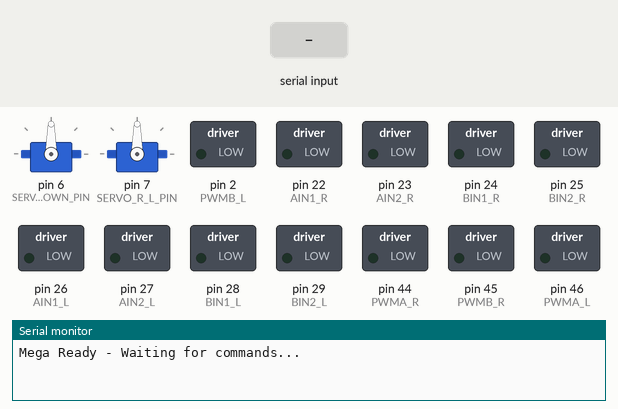
The sketch below on a simulated Arduino Mega 2560, built with avr-gcc and run on an emulated ATmega2560. Parts: 2 × servo, switched loads named in the sketch (green lamp = pin HIGH), the last lines printed to the serial monitor. Inputs (shaded band) come from the test bench. EEPROM starts erased.

Above: at 1.2 s.
1.3 s: "lf\n" received over the second serial link
At 1.8 s:
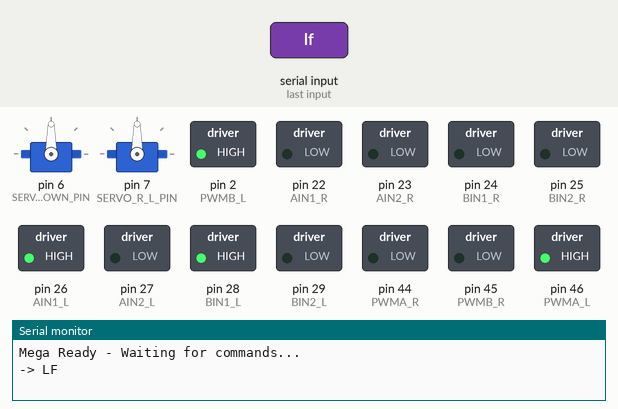
2.8 s: "lb\n" received over the second serial link
At 4.0 s:
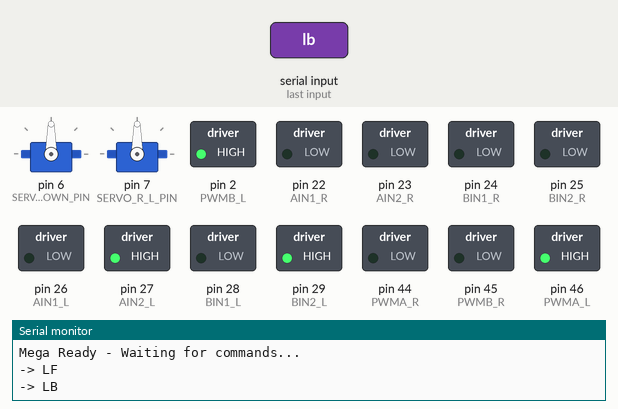
4.3 s: "rf\n" received over the second serial link
At 5.2 s:
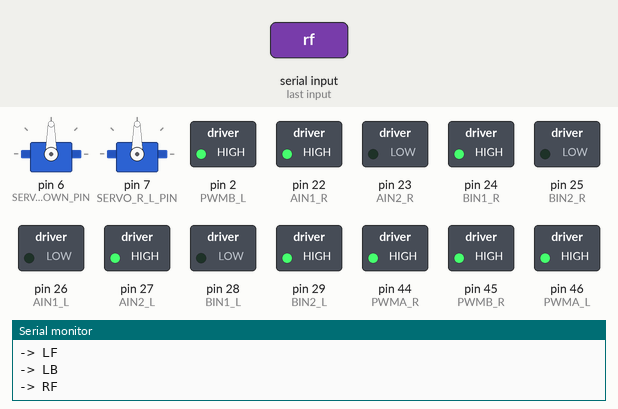
5.8 s: "ls\n" received over the second serial link
At 6.4 s:
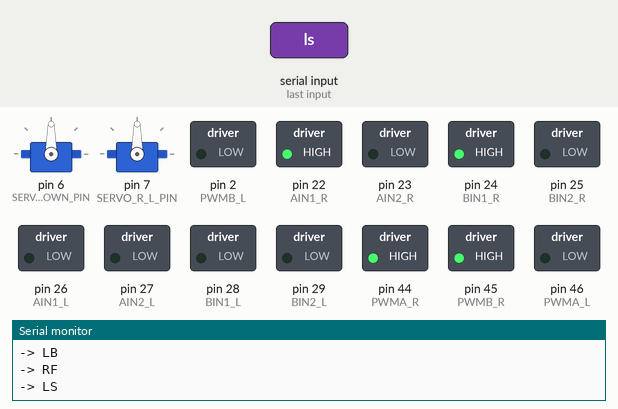
7.3 s: "rb\n" received over the second serial link
At 8.5 s:
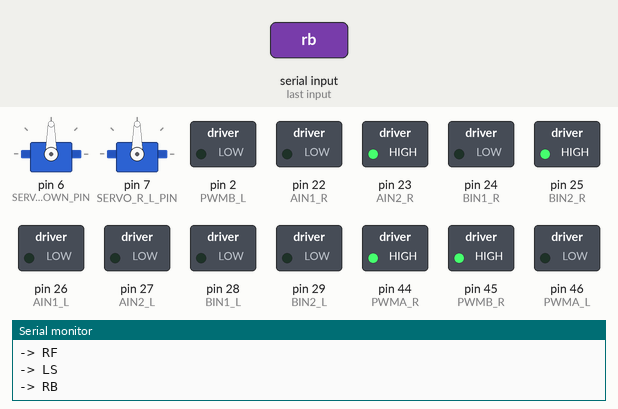
8.8 s: "l\n" received over the second serial link
At 9.9 s:
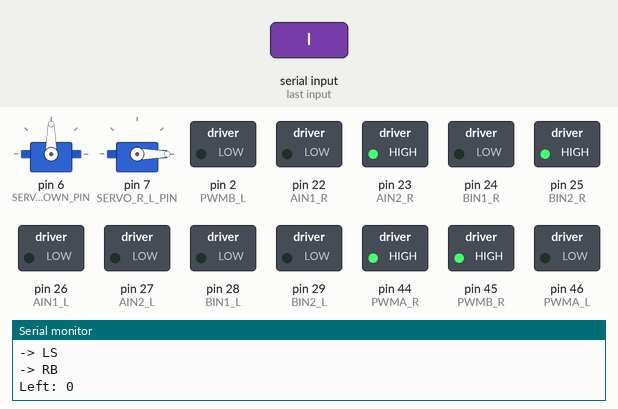
Timing chart, 0 to 11.3 s (numbered marks = the images above; inputs shaded):
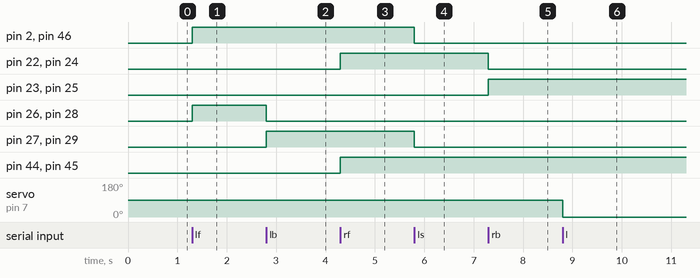

Measured:
- after the input at 1.3 s, pin 2 (PWMB_L), pin 26 (AIN1_L), pin 28 (BIN1_L), pin 46 (PWMA_L): LOW → HIGH at once
- after the input at 2.8 s, pin 26 (AIN1_L), pin 28 (BIN1_L): HIGH → LOW at once; pin 27 (AIN2_L), pin 29 (BIN2_L): LOW → HIGH at once
- after the input at 4.3 s, pin 22 (AIN1_R), pin 24 (BIN1_R), pin 44 (PWMA_R), pin 45 (PWMB_R): LOW → HIGH at once
- after the input at 5.8 s, pin 2 (PWMB_L), pin 27 (AIN2_L), pin 29 (BIN2_L), pin 46 (PWMA_L): HIGH → LOW at once
- after the input at 7.3 s, pin 22 (AIN1_R), pin 24 (BIN1_R): HIGH → LOW at once; pin 23 (AIN2_R), pin 25 (BIN2_R): LOW → HIGH at once
- after the input at 8.8 s, servo on pin 7 (SERVO_R_L_PIN): 90° → 0° at once

The sketch:

arduino.ino
```cpp
#include <avr/wdt.h>
#include <Servo.h>
#include <EEPROM.h>


// EEPROM addresses
#define EEPROM_UP_DOWN 0
#define EEPROM_R_L 1

//Servo
#define SERVO_UP_DOWN_PIN 6
#define SERVO_R_L_PIN 7

Servo SERVO_UP_DOWN;
Servo SERVO_R_L;

int posUpDown = 90;
int posRL = 90;

const int STEP_RL = 90;
const int STEP_UD = 90;
const int MIN_POS = 0;
const int MAX_POS = 180;

// Driver 1 - RIGHT SIDE MOTORS
#define AIN1_R 22//
#define AIN2_R 23//
#define PWMA_R 44//

#define BIN1_R 24//
#define BIN2_R 25//
#define PWMB_R 45

// Driver 2 - LEFT SIDE MOTORS
#define AIN1_L 26
#define AIN2_L 27
#define PWMA_L 46

#define BIN1_L 28
#define BIN2_L 29
#define PWMB_L 2

// EEPROM save management
unsigned long lastSave = 0;
bool positionsChanged = false;

void ServoUp() {
  if (posUpDown + STEP_UD <= MAX_POS) {
    posUpDown += STEP_UD;
  } else {
    posUpDown = MAX_POS;
  }
  SERVO_UP_DOWN.write(posUpDown);
  positionsChanged = true;
  Serial.print("Up: ");
  Serial.println(posUpDown);
}

void ServoDown() {
  if (posUpDown - STEP_UD >= MIN_POS) {
    posUpDown -= STEP_UD;
  } else {
    posUpDown = MIN_POS;
  }
  SERVO_UP_DOWN.write(posUpDown);
  positionsChanged = true;
  Serial.print("Down: ");
  Serial.println(posUpDown);
}

void ServoRight() {
  if (posRL + STEP_RL <= MAX_POS) {
    posRL += STEP_RL;
  } else {
    posRL = MAX_POS;
  }
  SERVO_R_L.write(posRL);
  positionsChanged = true;
  Serial.print("Right: ");
  Serial.println(posRL);
}

void ServoLeft() {
  if (posRL - STEP_RL >= MIN_POS) {
    posRL -= STEP_RL;
  } else {
    posRL = MIN_POS;
  }
  SERVO_R_L.write(posRL);
  positionsChanged = true;
  Serial.print("Left: ");
  Serial.println(posRL);
}

void rightForward(int speed) {
  digitalWrite(AIN1_R, HIGH);
  digitalWrite(AIN2_R, LOW);
  analogWrite(PWMA_R, speed);

  digitalWrite(BIN1_R, HIGH);
  digitalWrite(BIN2_R, LOW);
  analogWrite(PWMB_R, speed);
}

void rightBackward(int speed) {
  digitalWrite(AIN1_R, LOW);
  digitalWrite(AIN2_R, HIGH);
  analogWrite(PWMA_R, speed);

  digitalWrite(BIN1_R, LOW);
  digitalWrite(BIN2_R, HIGH);
  analogWrite(PWMB_R, speed);
}

void leftForward(int speed) {
  digitalWrite(AIN1_L, HIGH);
  digitalWrite(AIN2_L, LOW);
  analogWrite(PWMA_L, speed);

  digitalWrite(BIN1_L, HIGH);
  digitalWrite(BIN2_L, LOW);
  analogWrite(PWMB_L, speed);
}

void leftBackward(int speed) {
  digitalWrite(AIN1_L, LOW);
  digitalWrite(AIN2_L, HIGH);
  analogWrite(PWMA_L, speed);

  digitalWrite(BIN1_L, LOW);
  digitalWrite(BIN2_L, HIGH);
  analogWrite(PWMB_L, speed);
}

void stopLMotors() {
  digitalWrite(AIN1_L, LOW);
  digitalWrite(AIN2_L, LOW);
  analogWrite(PWMA_L, 0);

  digitalWrite(BIN1_L, LOW);
  digitalWrite(BIN2_L, LOW);
  analogWrite(PWMB_L, 0);
}

void stopRMotors() {
  digitalWrite(AIN1_R, LOW);
  digitalWrite(AIN2_R, LOW);
  analogWrite(PWMA_R, 0);

  digitalWrite(BIN1_R, LOW);
  digitalWrite(BIN2_R, LOW);
  analogWrite(PWMB_R, 0);
}

void savePositionsToEEPROM() {
  EEPROM.write(EEPROM_UP_DOWN, posUpDown);
  EEPROM.write(EEPROM_R_L, posRL);
  positionsChanged = false;
  lastSave = millis();
  Serial.println("Positions saved to EEPROM");
}

void setup() {
  wdt_enable(WDTO_2S);

  Serial.begin(115200);
  Serial1.begin(115200);

  posUpDown = EEPROM.read(EEPROM_UP_DOWN);
  posRL = EEPROM.read(EEPROM_R_L);

  if (posUpDown > MAX_POS || posUpDown < MIN_POS) {
    posUpDown = 90;
    EEPROM.write(EEPROM_UP_DOWN, posUpDown);
  }
  if (posRL > MAX_POS || posRL < MIN_POS) {
    posRL = 90;
    EEPROM.write(EEPROM_R_L, posRL);
  }

  SERVO_UP_DOWN.attach(SERVO_UP_DOWN_PIN);
  SERVO_R_L.attach(SERVO_R_L_PIN);
  SERVO_UP_DOWN.write(posUpDown);
  SERVO_R_L.write(posRL);

  pinMode(AIN1_R, OUTPUT);
  pinMode(AIN2_R, OUTPUT);
  pinMode(PWMA_R, OUTPUT);
  pinMode(BIN1_R, OUTPUT);
  pinMode(BIN2_R, OUTPUT);
  pinMode(PWMB_R, OUTPUT);

  pinMode(AIN1_L, OUTPUT);
  pinMode(AIN2_L, OUTPUT);
  pinMode(PWMA_L, OUTPUT);
  pinMode(BIN1_L, OUTPUT);
  pinMode(BIN2_L, OUTPUT);
  pinMode(PWMB_L, OUTPUT);

  Serial.println("Mega Ready - Waiting for commands...");

  wdt_reset();
}

void loop() {
  wdt_reset();

  // Save positions to EEPROM every 30 seconds if changed
  if (positionsChanged && (millis() - lastSave > 30000)) {
    savePositionsToEEPROM();
  }

  if (Serial1.available() > 0) {
    char command[10];
    int len = Serial1.readBytesUntil('\n', command, sizeof(command) - 1);
    command[len] = '\0';

    while (len > 0 && (command[len-1] == '\r' || command[len-1] == ' ' || command[len-1] == '\n')) {
      command[--len] = '\0';
    }

    // Process commands
    if (strcmp(command, "lf") == 0) {
      Serial.println("-> LF");
      leftForward(255);
    }
    else if (strcmp(command, "lb") == 0) {
      Serial.println("-> LB");
      leftBackward(255);
    }
    else if (strcmp(command, "ls") == 0) {
      Serial.println("-> LS");
      stopLMotors();
    }
    else if (strcmp(command, "rf") == 0) {
      Serial.println("-> RF");
      rightForward(255);
    }
    else if (strcmp(command, "rb") == 0) {
      Serial.println("-> RB");
      rightBackward(255);
    }
    else if (strcmp(command, "rs") == 0) {
      Serial.println("-> RS");
      stopRMotors();
    }
    else if (strcmp(command, "l") == 0) {
      ServoLeft();
    }
    else if (strcmp(command, "r") == 0) {
      ServoRight();
    }
    else if (strcmp(command, "up") == 0) {
      ServoUp();
    }
    else if (strcmp(command, "d") == 0) {
      ServoDown();
    }
    else if (len > 0) {
      Serial.print("Unknown command: ");
      Serial.println(command);
    }
  }
}
```
